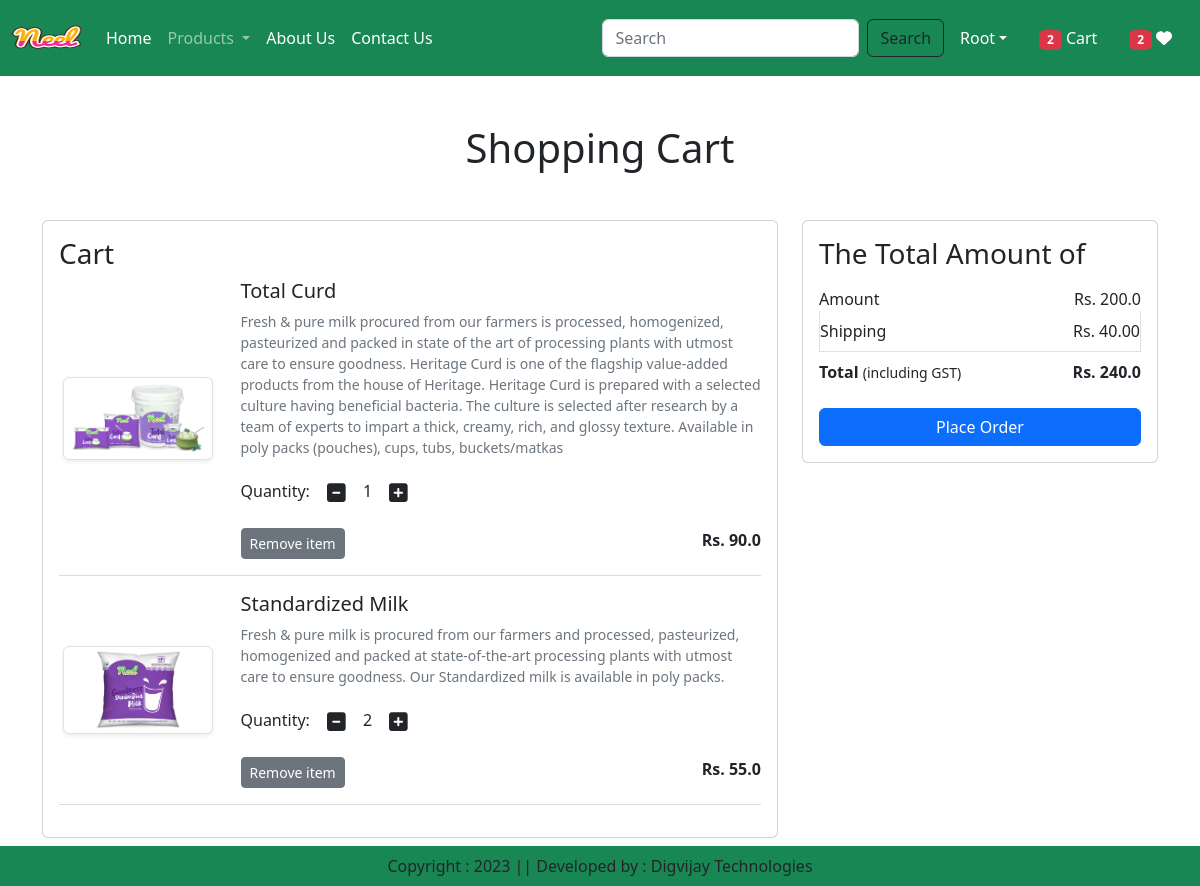
The app's page /cart/ (signed in) with its own data.
### app/models.py (models this page shows, shortened)
class Cart(models.Model):
    user = models.ForeignKey(User,on_delete=models.CASCADE)
    product = models.ForeignKey(Product,on_delete=models.CASCADE)
    quantity = models.PositiveIntegerField(default=1)

class Product(models.Model):
    title = models.CharField(max_length=100)
    selling_price = models.FloatField()
    discounted_price = models.FloatField()
    description = models.TextField()
    composition = models.TextField(default='')
    prodapp = models.TextField(default='')
    category = models.CharField(choices=CATEGORY_CHOICES, max_length=2)
    product_image = models.ImageField(upload_to='product')

### app/views.py (the view)
# urls.py: path('cart/', views.show_cart, name='showcart'),
@login_required
def show_cart(request):
    user = request.user
    cart = Cart.objects.filter(user=user)
    amount = 0
    for p in cart:
        value = p.quantity * p.product.discounted_price
        amount = amount + value
    totalamount = amount + 40
    totalitem = 0
    wishitem=0
    if request.user.is_authenticated:
        totalitem = len(Cart.objects.filter(user=request.user))
        wishitem = len(Wishlist.objects.filter(user=request.user))
    return render(request, 'app/addtocart.html',locals())

### app/templates/app/addtocart.html (shortened to what this page needs)
{% extends 'app/base.html' %}
{% load static %}
{% block main-content %}
<div class="container my-5">
 <div class="row">
  {% if cart %}
  <h1 class="text-center mb-5">Shopping Cart</h1>
  <div class="col-sm-8">
  <div class="card">
   <div class="card-body">
    <h3>Cart</h3>
    {% for item in cart %}
    <div class="row">
     <div class="col-sm-3 text-center align-self-center"><img src="{{item.product.product_image.url}}" alt="" srcset="" class="img-fluid img-thumbnail shadow-sm" height="150" width="150"> </div>
     <div class="col-sm-9">
      <div>
       <h5>{{item.product.title}}</h5>
       <p class="mb-2 text-muted small">{{item.product.description}}</p>
       <div class="my-3">
        <label for="quantity">Quantity:</label>
        <a class="minus-cart btn" pid={{item.product.id}}><i class="fas fa-minus-square fa-lg"></i></a>
        <span id="quantity">{{item.quantity}}</span>
        <a class="plus-cart btn" pid={{item.product.id}}><i class="fas fa-plus-square fa-lg"></i></a>
       </div>
       <div class="d-flex justify-content-between">
        <a href="#" class="remove-cart btn btn-sm btn-secondary mr-3" pid={{item.product.id}}>Remove item </a>
        <p class="mb-0"><span><strong>Rs. {{item.product.discounted_price}}</strong></span></p>
       </div>
      </div>
     </div>
    </div>
    <hr class="text-muted">
    {% endfor %}
   </div>
   </div>
  </div>
  <div class="col-sm-4">
   <div class="card">
    <div class="card-body">
      <h3>The Total Amount of</h3>
      <ul class="list-group">
       <li class="list-group-item d-flex justify-content-between align-items-center border-0 px-0 pb-0" >Amount<span id="amount">Rs. {{amount}}</span></li>
       <li class="list-group-item d-flex justify-content-between align-items-center px-0">Shipping<span>Rs. 40.00</span></li>
       <li class="list-group-item d-flex justify-content-between align-items-center border-0 px-0 mb-3">
        <div>
           <strong>Total</strong> <small>(including GST)</small>
         </div>
         <span id="totalamount"><strong>Rs. {{totalamount}}</strong></span>
       </li>
      </ul>
      <div class="d-grid"><a href="{% url 'checkout' %}" class="btn btn-primary">Place Order</a></div>
    </div>
   </div>
  </div>
  {% else %}
    <h1 class="text-center mb-5">Cart is Empty</h1>
{% endif %}
</div>
</div>
{% endblock main-content %}

### app/templates/app/base.html (shortened to what this page needs)
<!DOCTYPE html>
{% load static %}
<html lang="en">
<head>
    <link href="https://cdn.jsdelivr.net/npm/bootstrap@5.2.2/dist/css/bootstrap.min.css" rel="stylesheet">
    <link rel="stylesheet" href="{% static 'app/css/owl.carousel.min.css' %}" />
    <link rel="stylesheet" href="{% static 'app/css/all.min.css' %}" />
    <link rel="stylesheet" href="{% static 'app/css/style.css' %}" />
</head>
<body>
    <nav class="navbar navbar-expand-lg navbar-dark bg-success">
        <div class="container-fluid">
          <a class="navbar-brand" href="#">
            <img src="{% static "app/images/neel.png" %}" width="70" height="50" />
          </a>
          <div class="collapse navbar-collapse" id="navbarSupportedContent">
            <ul class="navbar-nav me-auto mb-2 mb-lg-0">
              {% if request.user.is_authenticated %}
              <li class="nav-item">
                <a class="nav-link active" aria-current="page" href="/">Home</a>
              </li>
              <li class="nav-item dropdown">
                <a class="nav-link dropdown-toggle" href="#" role="button" data-bs-toggle="dropdown" aria-expanded="false">
                  Products
                </a>
              </li>
              <li class="nav-item">
                <a class="nav-link text-white" href="{% url 'about' %}">About Us</a>
              </li>
              <li class="nav-item">
                <a class="nav-link text-white" href="{% url 'contact' %}">Contact Us</a>
              </li>
            </ul>
            <form class="d-flex" role="search" action="/search">
              <input class="form-control me-2" type="search" placeholder="Search" name="search"  aria-label="Search">
              <button class="btn btn-outline-dark" type="submit">Search</button>
            </form>
          </div>
          <ul class="navbar-nav me-auto mb-2 mb-lg-0">
            <li class="nav-item dropdown mx-2">
                <a class="nav-link dropdown-toggle text-white" href="#" id="profileDropdown" role="button" data-bs-toggle="dropdown" aria-expanded="false">{{request.user.username|capfirst}}</a>
            </li>
            <li class="nav-item mx-2">
                <a href="{% url 'showcart' %}" class="nav-link text-white"><span class="badge bg-danger">{% if totalitem > 0 %} {{totalitem}} {% endif %}</span> Cart</a>
            </li>
            <li class="nav-item mx-2">
                <a href="{% url 'showwishlist' %}" class="nav-link text-white"><span class="badge bg-danger">{% if wishitem > 0 %} {{wishitem}} {% endif %}</span>  <i class="fa fa-heart"></i></a>
            </li>
            {% endif %}
          </ul>
        </div>
      </nav>
      {% block main-content %}{% endblock main-content %}
      <footer class="container-fluid fixed-bottom bg-success text-center p-2 mt-5">
        Copyright : 2023 || Developed by : Digvijay Technologies
      </footer>
</body>
</html>

### records on screen
Cart: product.product_image (picture), product "Total Curd", product.description "Fresh & pure milk procured from our farmers is processed, homogenized, pasteurized and packed in state of the art of processing plants with utmost care to ensure goodness. Heritage Curd is one of the flagship value-added products from the house of Heritage. Heritage Curd is prepared with a selected culture having beneficial bacteria. The culture is selected after research by a team of experts to impart a thick, creamy, rich, and glossy texture. Available in poly packs (pouches), cups, tubs, buckets/matkas", quantity "1", product.discounted_price "90.0"
Cart: product.product_image (picture), product "Standardized Milk", product.description "Fresh & pure milk is procured from our farmers and processed, pasteurized, homogenized and packed at state-of-the-art processing plants with utmost care to ensure goodness. Our Standardized milk is available in poly packs.", quantity "2", product.discounted_price "55.0"

### other values on screen
{{ request.user.username|capfirst }} "Root"
{{ totalitem }} "2"
{{ wishitem }} "2"
{{ amount }} "200.0"
{{ totalamount }} "240.0"
